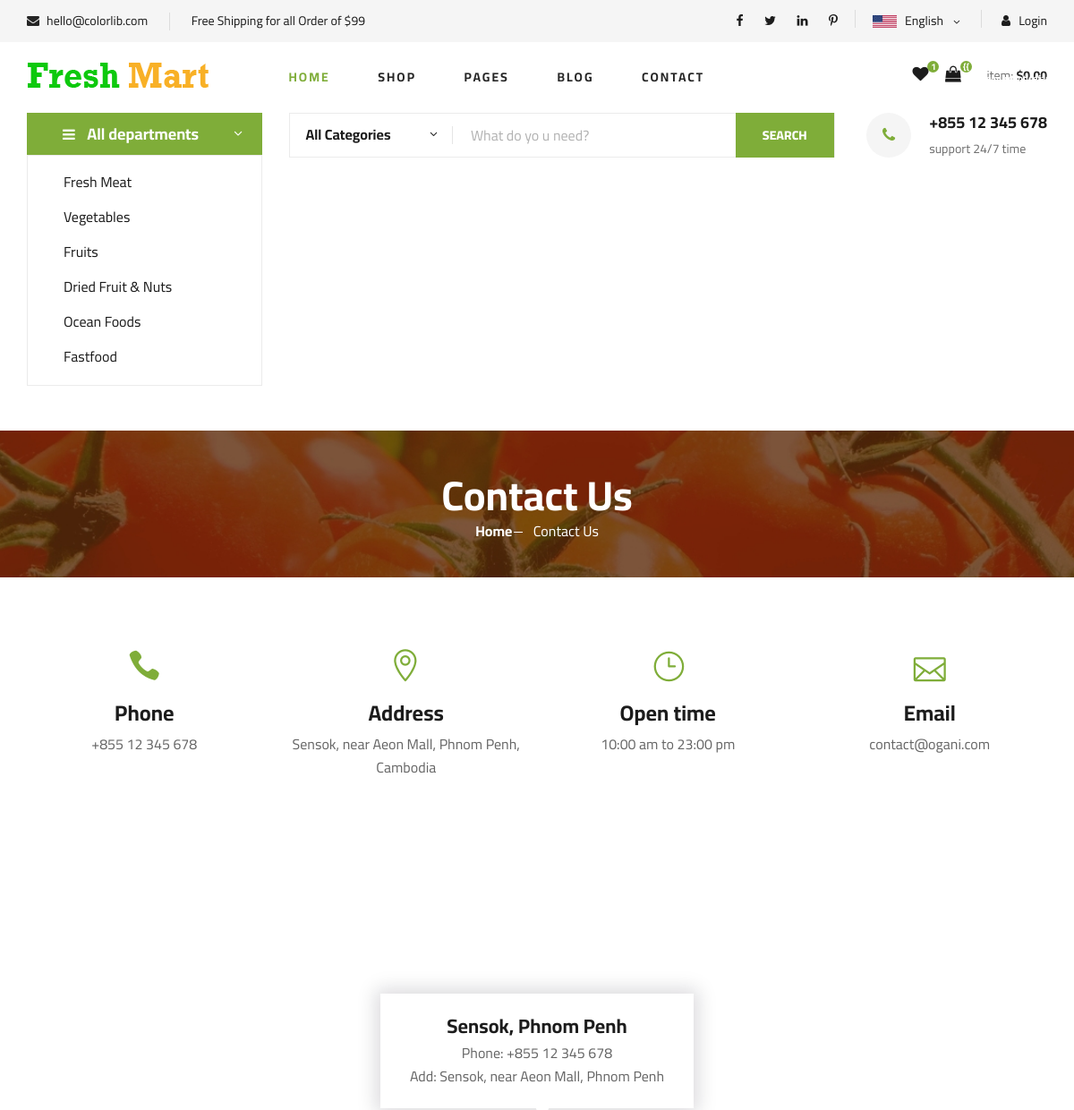
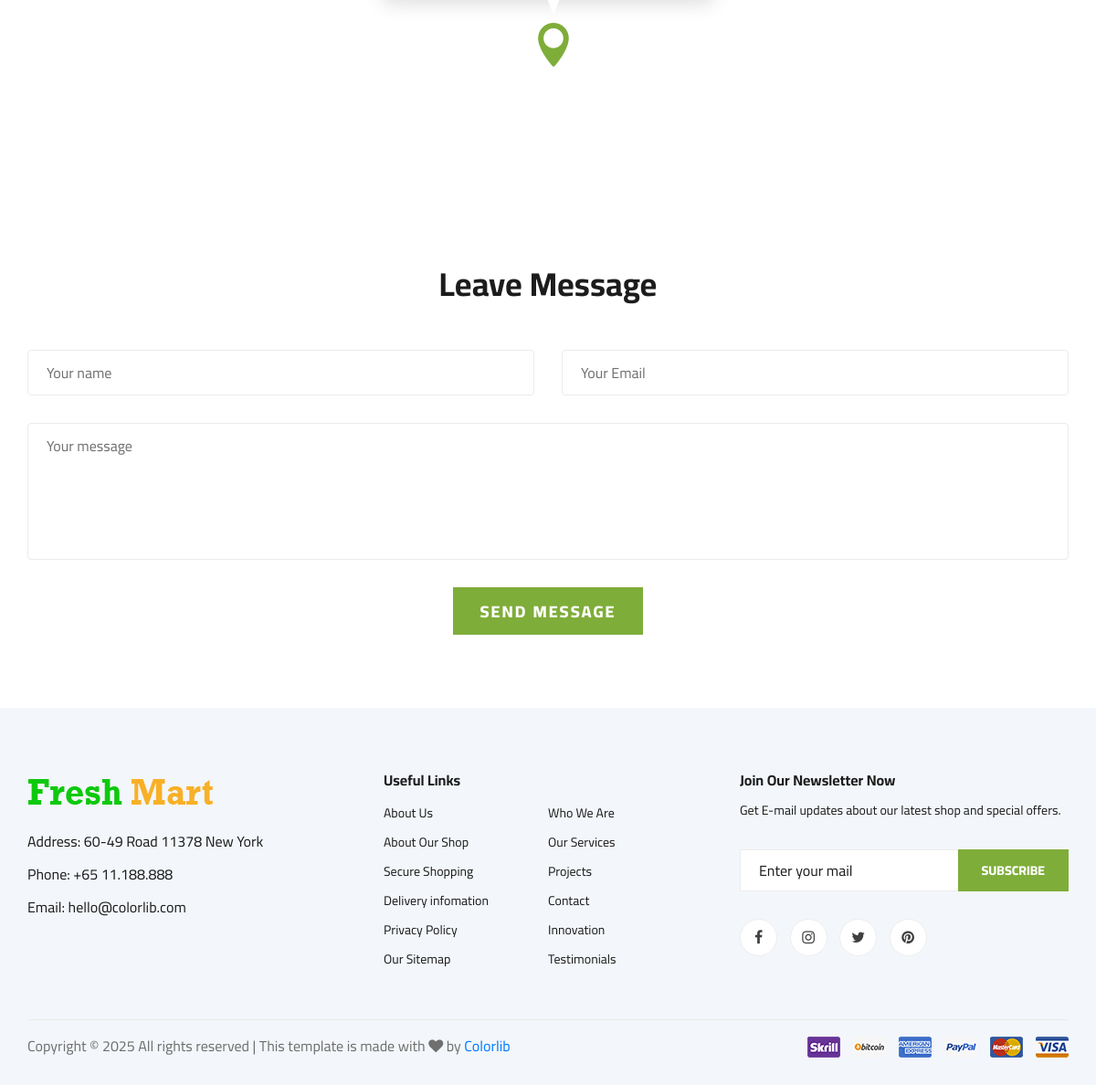
Page /contact/ on the committed database (2 pictures, top to bottom).
### core/models.py (models this page shows, shortened)
class Category(models.Model):
    name = models.CharField(max_length=100)
    slug = models.SlugField(unique=True)
    image = models.ImageField(upload_to='categories/', blank=True, null=True)
    class Meta:
        verbose_name_plural = 'Categories'

### core/views.py (the view)
# urls.py: path('contact/', views.contact, name='contact'),
def contact(request):
    categories = Category.objects.all()
    context = {
        'categories': categories
    }
    return render(request, 'contact.html', context)

### core/context_processors.py (called while the page is built)
def cart_info(request):
    cart_item_count = 0
    cart_total_price = 0
    if request.user.is_authenticated:
        order = Order.objects.filter(user=request.user, is_ordered=False).first()
        if order:
            cart_item_count = order.items.count()
            cart_total_price = sum(item.get_total_price() for item in order.items.all())
    return {
        'cart_item_count': cart_item_count,
        'cart_total_price': cart_total_price
    }

### templates/contact.html (shortened to what this page needs)
{% extends 'base.html' %}
{% load static %}
{% block hero %}
<section class="hero">
    <div class="container">
        <div class="row">
            <div class="col-lg-3">
                <div class="hero__categories">
                    <div class="hero__categories__all">
                        <i class="fa fa-bars"></i>
                        <span>All departments</span>
                    </div>
                    <ul>
                        {% for category in categories %}
                        <li><a href="{% url 'core:shop_by_category' category.slug %}">{{ category.name }}</a></li>
                        {% empty %}
                        <li><a href="{% url 'core:shop' %}">All Products</a></li>
                        {% endfor %}
                    </ul>
                </div>
            </div>
            <div class="col-lg-9">
                <div class="hero__search">
                    <div class="hero__search__form">
                        <form action="#">
                            <div class="hero__search__categories">
                                All Categories
                                <span class="arrow_carrot-down"></span>
                            </div>
                            <input type="text" placeholder="What do yo u need?">
                            <button type="submit" class="site-btn">SEARCH</button>
                        </form>
                    </div>
                    <div class="hero__search__phone">
                        <div class="hero__search__phone__icon">
                            <i class="fa fa-phone"></i>
                        </div>
                        <div class="hero__search__phone__text">
                            <h5>+855 12 345 678</h5>
                            <span>support 24/7 time</span>
                        </div>
                    </div>
                </div>
            </div>
        </div>
    </div>
</section>
<section class="breadcrumb-section set-bg" data-setbg="{% static 'img/breadcrumb.jpg' %}">
    <div class="container">
        <div class="row">
            <div class="col-lg-12 text-center">
                <div class="breadcrumb__text">
                    <h2>Contact Us</h2>
                    <div class="breadcrumb__option">
                        <a href="{% url 'core:index' %}">Home</a>
                        <span>Contact Us</span>
                    </div>
                </div>
            </div>
        </div>
    </div>
</section>
{% endblock %}
{% block content %}
<section class="contact spad">
    <div class="container">
        <div class="row">
            <div class="col-lg-3 col-md-3 col-sm-6 text-center">
                <div class="contact__widget">
                    <span class="icon_phone"></span>
                    <h4>Phone</h4>
                    <p>+855 12 345 678</p>
                </div>
            </div>
            <div class="col-lg-3 col-md-3 col-sm-6 text-center">
                <div class="contact__widget">
                    <span class="icon_pin_alt"></span>
                    <h4>Address</h4>
                    <p>Sensok, near Aeon Mall, Phnom Penh, Cambodia</p>
                </div>
            </div>
            <div class="col-lg-3 col-md-3 col-sm-6 text-center">
                <div class="contact__widget">
                    <span class="icon_clock_alt"></span>
                    <h4>Open time</h4>
                    <p>10:00 am to 23:00 pm</p>
                </div>
            </div>
            <div class="col-lg-3 col-md-3 col-sm-6 text-center">
                <div class="contact__widget">
                    <span class="icon_mail_alt"></span>
                    <h4>Email</h4>
                    <p>contact@ogani.com</p>
                </div>
            </div>
        </div>
    </div>
</section>
<div class="map">
    <div class="map-inside">
        <i class="icon_pin"></i>
        <div class="inside-widget">
            <h4>Sensok, Phnom Penh</h4>
            <ul>
                <li>Phone: +855 12 345 678</li>
                <li>Add: Sensok, near Aeon Mall, Phnom Penh</li>
            </ul>
        </div>
    </div>
</div>
<div class="contact-form spad">
    <div class="container">
        <div class="row">
            <div class="col-lg-12">
                <div class="contact__form__title">
                    <h2>Leave Message</h2>
                </div>
            </div>
        </div>
        <form action="#">
            <div class="row">
                <div class="col-lg-6 col-md-6">
                    <input type="text" placeholder="Your name">
                </div>
                <div class="col-lg-6 col-md-6">
                    <input type="text" placeholder="Your Email">
                </div>
                <div class="col-lg-12 text-center">
                    <textarea placeholder="Your message"></textarea>
                    <button type="submit" class="site-btn">SEND MESSAGE</button>
                </div>
            </div>
        </form>
    </div>
</div>
{% endblock %}

### rows in the picture
Category: name "Fresh Meat"
Category: name "Vegetables"
Category: name "Fruits"
Category: name "Dried Fruit & Nuts"
Category: name "Ocean Foods"
Category: name "Fastfood"

### other values in the picture
{{ cart_total_price|default:"0.00" }} "0.00"
